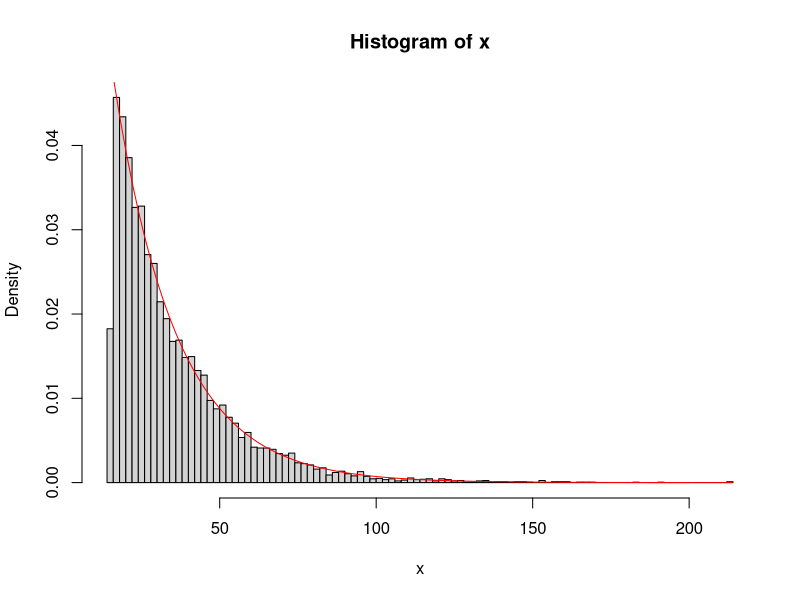
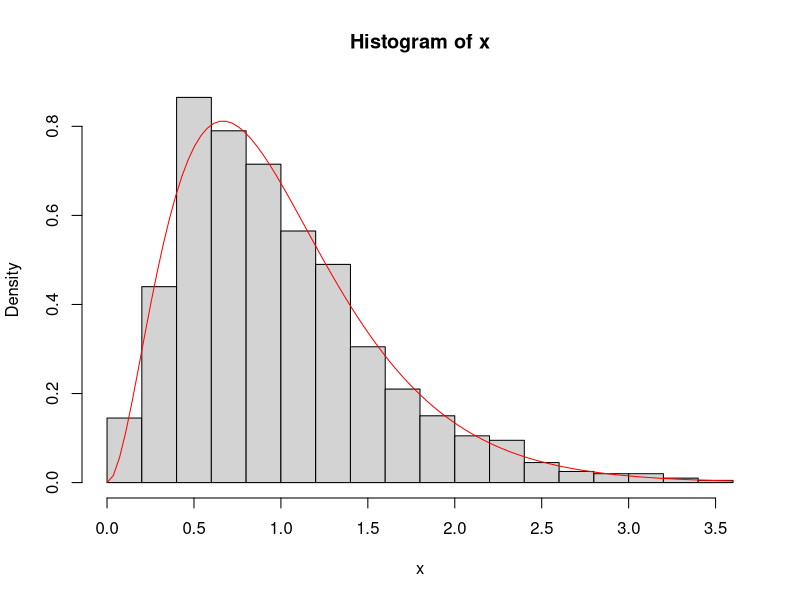

Reproduce these figures in R, in order.
## ---- chunk 1
knitr::opts_chunk$set(echo = TRUE)
## ---- chunk 2
#Para hallar la funcion de densidad, se derivo la funcion de distribución y se obtuvo:
ddensidad <- function(x,lambda){
  lambda*(pi-1)*(exp(-lambda*x))
}

rdejer1 <- function(lambda){
  U <- runif(1)
  
    return((log(1-U)-log(pi-1))/-lambda)
}

#Fijamos un valor para lambda
lambda<-0.05
  
rdejer1n <- function(n = 1000) {
    x <- numeric(n)
    for(i in 1:n) x[i]<-rdejer1(lambda)
    return(x)
}

nsim <- 10^4 #numero de simulaciones

system.time(x <- rdejer1n(nsim))

hist(x, breaks = "FD", freq = FALSE)
curve(ddensidad(x,lambda), add = TRUE, col="red")
## ---- chunk 3
ddensidad <- function(x,s=3,r=3){
  ((r^(s)/(gamma(s))))*(x^(s-1))*(exp(-r*x))
}
fopt <- function(lambda) {
  # Obtiene c fijado lambda
  optimize(f = function(x){ddensidad(x)/dexp(x,lambda)}, maximum=TRUE, interval=c(0,10))$objective
}

res <- optimize(f=function(x){fopt(x)}, interval=c(0,10))

lambda.opt2 <- res$minimum
c.opt2 <- res$objective

lambda.opt2
# El calculo del valor teorico lo realize con wolfram, asi el valor teórico de lambda sera: λopt=1/x entonces λopt = 1

c.opt2
#El calculo del valor teorico lo planteo en wolfram, asi el valor teórico de c sera: valor teórico copt = 1.827 

## ---- chunk 4
nsim <- 10^3
ngrupo<-1722
set.seed(ngrupo)
ngen <- 0
rnormAR <- function() {
  while (TRUE) {
    U <- runif(1)
    X <- rexp(1,lambda.opt2)
    ngen <<- ngen+1 
    if (c.opt2 * U * dexp(X, lambda.opt2) <= ddensidad(X)) return(X)
  }
}
rnormARn <- function(n=1000) {
# Simulacion n valores N(0,1)
    x <- numeric(n)
    for(i in 1:n) x[i]<-rnormAR()
    return(x)
}

ngen <- 0
system.time(x <- rnormARn(nsim))
{
cat("\nNº de generaciones = ", ngen)
cat("\nNº medio de generaciones = ", ngen/nsim)
cat("\nProporción de rechazos = ", 1-nsim/ngen, "\n")
}

#Para una prueba de bondad de ajuste, utilizaremos el test de Kolmogrov-Smirnov, comparandolo con la distribucion gamma implementada en R

ks.test(x,"pgamma",3,3)


## ---- chunk 5
# Grafico

hist(x, breaks="FD", freq=FALSE)
curve(ddensidad(x), add=TRUE, col = "red")
